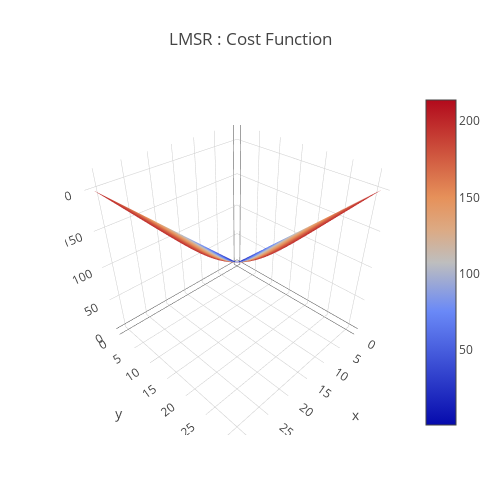

Notebook cell for this chart:
### Code cell
a = 0.05
data = [
    go.Surface(
        z=cost_function(x,y,a)
    )
]
layout = go.Layout(
    title='LMSR : Cost Function',
    autosize=False,
    width=500,
    height=500,
    margin=dict(
        l=65,
        r=50,
        b=65,
        t=90
    )
)
fig = go.Figure(data=data, layout=layout)
URL = plotly.offline.iplot(fig, filename='Costfunction-3d-surface.html')

### Figure 1 — Plotly figure (JSON) as saved in the notebook; plotly's stock layout.template omitted (floating-point values rounded to 4 significant figures; data arrays with more than 128 entries replaced by an {"elided": "..."} marker saying what was removed)
{"data": [{"type": "surface", "uid": "84bb4fb9-ca0e-40d4-863d-a927f7158631", "z": {"elided": "32x32 float values"}}], "layout": {"autosize": false, "height": 500, "margin": {"b": 65, "l": 65, "r": 50, "t": 90}, "title": {"text": "LMSR : Cost Function"}, "width": 500}}
